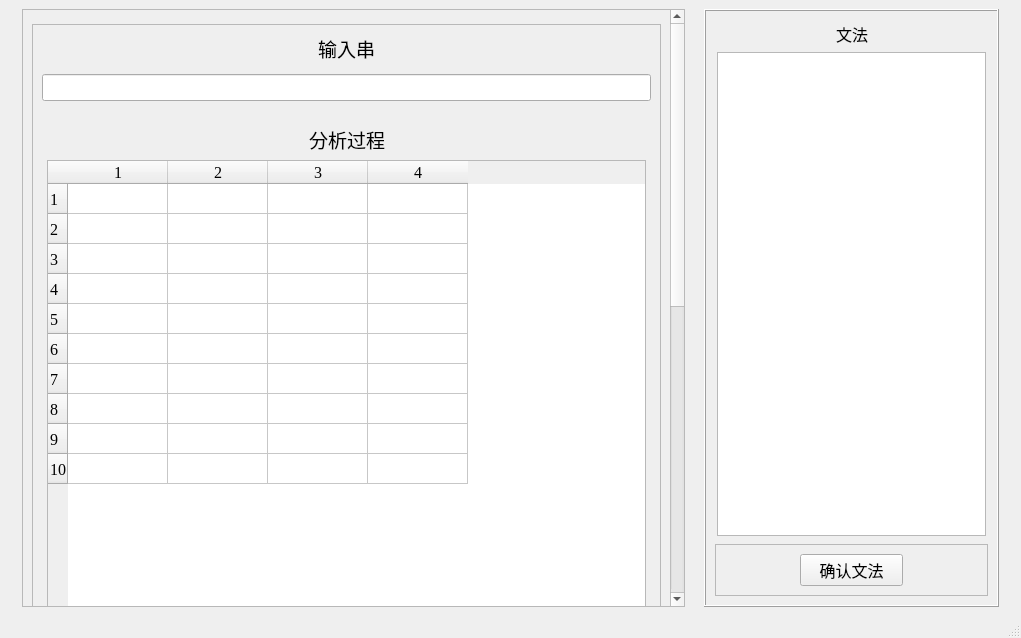
<?xml version="1.0" encoding="UTF-8"?>
<ui version="4.0">
 <class>MainWindow</class>
 <widget class="QMainWindow" name="MainWindow">
  <property name="windowModality">
   <enum>Qt::NonModal</enum>
  </property>
  <property name="geometry">
   <rect>
    <x>0</x>
    <y>0</y>
    <width>1021</width>
    <height>638</height>
   </rect>
  </property>
  <property name="windowTitle">
   <string>MainWindow</string>
  </property>
  <widget class="QWidget" name="centralwidget">
   <layout class="QHBoxLayout" name="horizontalLayout_4">
    <item>
     <spacer name="horizontalSpacer_7">
      <property name="orientation">
       <enum>Qt::Horizontal</enum>
      </property>
      <property name="sizeType">
       <enum>QSizePolicy::Fixed</enum>
      </property>
      <property name="sizeHint" stdset="0">
       <size>
        <width>13</width>
        <height>13</height>
       </size>
      </property>
     </spacer>
    </item>
    <item>
     <widget class="QScrollArea" name="scrollArea">
      <property name="enabled">
       <bool>true</bool>
      </property>
      <property name="sizePolicy">
       <sizepolicy hsizetype="Preferred" vsizetype="Preferred">
        <horstretch>180</horstretch>
        <verstretch>0</verstretch>
       </sizepolicy>
      </property>
      <property name="sizeIncrement">
       <size>
        <width>0</width>
        <height>0</height>
       </size>
      </property>
      <property name="baseSize">
       <size>
        <width>0</width>
        <height>0</height>
       </size>
      </property>
      <property name="contextMenuPolicy">
       <enum>Qt::NoContextMenu</enum>
      </property>
      <property name="verticalScrollBarPolicy">
       <enum>Qt::ScrollBarAlwaysOn</enum>
      </property>
      <property name="horizontalScrollBarPolicy">
       <enum>Qt::ScrollBarAsNeeded</enum>
      </property>
      <property name="sizeAdjustPolicy">
       <enum>QAbstractScrollArea::AdjustToContentsOnFirstShow</enum>
      </property>
      <property name="widgetResizable">
       <bool>true</bool>
      </property>
      <widget class="QWidget" name="scrollAreaWidgetContents">
       <property name="enabled">
        <bool>true</bool>
       </property>
       <property name="geometry">
        <rect>
         <x>0</x>
         <y>-604</y>
         <width>632</width>
         <height>1200</height>
        </rect>
       </property>
       <property name="sizePolicy">
        <sizepolicy hsizetype="Preferred" vsizetype="Preferred">
         <horstretch>10</horstretch>
         <verstretch>10</verstretch>
        </sizepolicy>
       </property>
       <property name="minimumSize">
        <size>
         <width>400</width>
         <height>1200</height>
        </size>
       </property>
       <property name="mouseTracking">
        <bool>false</bool>
       </property>
       <layout class="QVBoxLayout" name="verticalLayout_6">
        <item>
         <spacer name="verticalSpacer">
          <property name="orientation">
           <enum>Qt::Vertical</enum>
          </property>
          <property name="sizeType">
           <enum>QSizePolicy::Fixed</enum>
          </property>
          <property name="sizeHint" stdset="0">
           <size>
            <width>20</width>
            <height>5</height>
           </size>
          </property>
         </spacer>
        </item>
        <item>
         <widget class="QFrame" name="frame_3">
          <property name="sizePolicy">
           <sizepolicy hsizetype="Preferred" vsizetype="Preferred">
            <horstretch>0</horstretch>
            <verstretch>200</verstretch>
           </sizepolicy>
          </property>
          <property name="frameShape">
           <enum>QFrame::StyledPanel</enum>
          </property>
          <property name="frameShadow">
           <enum>QFrame::Raised</enum>
          </property>
          <layout class="QVBoxLayout" name="verticalLayout_5">
           <item>
            <layout class="QHBoxLayout" name="horizontalLayout_5">
             <item>
              <spacer name="horizontalSpacer_12">
               <property name="orientation">
                <enum>Qt::Horizontal</enum>
               </property>
               <property name="sizeHint" stdset="0">
                <size>
                 <width>40</width>
                 <height>20</height>
                </size>
               </property>
              </spacer>
             </item>
             <item>
              <widget class="QLabel" name="label_5">
               <property name="sizePolicy">
                <sizepolicy hsizetype="Preferred" vsizetype="Preferred">
                 <horstretch>0</horstretch>
                 <verstretch>0</verstretch>
                </sizepolicy>
               </property>
               <property name="font">
                <font>
                 <family>隶书</family>
                 <pointsize>14</pointsize>
                </font>
               </property>
               <property name="text">
                <string>输入串</string>
               </property>
              </widget>
             </item>
             <item>
              <spacer name="horizontalSpacer_13">
               <property name="orientation">
                <enum>Qt::Horizontal</enum>
               </property>
               <property name="sizeHint" stdset="0">
                <size>
                 <width>40</width>
                 <height>20</height>
                </size>
               </property>
              </spacer>
             </item>
            </layout>
           </item>
           <item>
            <spacer name="verticalSpacer_5">
             <property name="orientation">
              <enum>Qt::Vertical</enum>
             </property>
             <property name="sizeType">
              <enum>QSizePolicy::Fixed</enum>
             </property>
             <property name="sizeHint" stdset="0">
              <size>
               <width>5</width>
               <height>5</height>
              </size>
             </property>
            </spacer>
           </item>
           <item>
            <widget class="QLineEdit" name="lineEdit">
             <property name="sizePolicy">
              <sizepolicy hsizetype="Preferred" vsizetype="Fixed">
               <horstretch>0</horstretch>
               <verstretch>50</verstretch>
              </sizepolicy>
             </property>
             <property name="font">
              <font>
               <family>Microsoft YaHei UI</family>
               <pointsize>12</pointsize>
              </font>
             </property>
             <property name="text">
              <string/>
             </property>
            </widget>
           </item>
           <item>
            <spacer name="verticalSpacer_3">
             <property name="orientation">
              <enum>Qt::Vertical</enum>
             </property>
             <property name="sizeType">
              <enum>QSizePolicy::Fixed</enum>
             </property>
             <property name="sizeHint" stdset="0">
              <size>
               <width>20</width>
               <height>13</height>
              </size>
             </property>
            </spacer>
           </item>
           <item>
            <layout class="QGridLayout" name="gridLayout">
             <property name="leftMargin">
              <number>5</number>
             </property>
             <property name="topMargin">
              <number>5</number>
             </property>
             <property name="rightMargin">
              <number>5</number>
             </property>
             <property name="bottomMargin">
              <number>5</number>
             </property>
             <item row="0" column="0">
              <spacer name="horizontalSpacer">
               <property name="orientation">
                <enum>Qt::Horizontal</enum>
               </property>
               <property name="sizeHint" stdset="0">
                <size>
                 <width>40</width>
                 <height>20</height>
                </size>
               </property>
              </spacer>
             </item>
             <item row="0" column="1">
              <widget class="QLabel" name="label">
               <property name="font">
                <font>
                 <family>隶书</family>
                 <pointsize>14</pointsize>
                </font>
               </property>
               <property name="text">
                <string>分析过程</string>
               </property>
              </widget>
             </item>
             <item row="0" column="2">
              <spacer name="horizontalSpacer_2">
               <property name="orientation">
                <enum>Qt::Horizontal</enum>
               </property>
               <property name="sizeHint" stdset="0">
                <size>
                 <width>40</width>
                 <height>20</height>
                </size>
               </property>
              </spacer>
             </item>
             <item row="1" column="0" colspan="3">
              <widget class="QTableWidget" name="tableWidget2">
               <property name="sizePolicy">
                <sizepolicy hsizetype="Preferred" vsizetype="Preferred">
                 <horstretch>0</horstretch>
                 <verstretch>76</verstretch>
                </sizepolicy>
               </property>
               <property name="font">
                <font>
                 <family>Times New Roman</family>
                 <pointsize>12</pointsize>
                </font>
               </property>
               <property name="rowCount">
                <number>10</number>
               </property>
               <property name="columnCount">
                <number>4</number>
               </property>
               <row/>
               <row/>
               <row/>
               <row/>
               <row/>
               <row/>
               <row/>
               <row/>
               <row/>
               <row/>
               <column/>
               <column/>
               <column/>
               <column/>
              </widget>
             </item>
            </layout>
           </item>
          </layout>
         </widget>
        </item>
        <item>
         <spacer name="verticalSpacer_2">
          <property name="orientation">
           <enum>Qt::Vertical</enum>
          </property>
          <property name="sizeType">
           <enum>QSizePolicy::Fixed</enum>
          </property>
          <property name="sizeHint" stdset="0">
           <size>
            <width>20</width>
            <height>13</height>
           </size>
          </property>
         </spacer>
        </item>
        <item>
         <widget class="QFrame" name="frame_2">
          <property name="sizePolicy">
           <sizepolicy hsizetype="Preferred" vsizetype="Preferred">
            <horstretch>0</horstretch>
            <verstretch>100</verstretch>
           </sizepolicy>
          </property>
          <property name="frameShape">
           <enum>QFrame::StyledPanel</enum>
          </property>
          <property name="frameShadow">
           <enum>QFrame::Raised</enum>
          </property>
          <layout class="QVBoxLayout" name="verticalLayout">
           <item>
            <layout class="QHBoxLayout" name="horizontalLayout_3">
             <property name="leftMargin">
              <number>5</number>
             </property>
             <property name="topMargin">
              <number>5</number>
             </property>
             <property name="rightMargin">
              <number>5</number>
             </property>
             <property name="bottomMargin">
              <number>5</number>
             </property>
             <item>
              <spacer name="horizontalSpacer_3">
               <property name="orientation">
                <enum>Qt::Horizontal</enum>
               </property>
               <property name="sizeHint" stdset="0">
                <size>
                 <width>40</width>
                 <height>20</height>
                </size>
               </property>
              </spacer>
             </item>
             <item>
              <widget class="QLabel" name="label_2">
               <property name="font">
                <font>
                 <family>隶书</family>
                 <pointsize>14</pointsize>
                </font>
               </property>
               <property name="text">
                <string>LR1分析表</string>
               </property>
              </widget>
             </item>
             <item>
              <spacer name="horizontalSpacer_4">
               <property name="orientation">
                <enum>Qt::Horizontal</enum>
               </property>
               <property name="sizeHint" stdset="0">
                <size>
                 <width>40</width>
                 <height>20</height>
                </size>
               </property>
              </spacer>
             </item>
            </layout>
           </item>
           <item>
            <widget class="QTableWidget" name="tableWidget">
             <property name="sizePolicy">
              <sizepolicy hsizetype="MinimumExpanding" vsizetype="Expanding">
               <horstretch>0</horstretch>
               <verstretch>0</verstretch>
              </sizepolicy>
             </property>
             <property name="font">
              <font>
               <family>Times New Roman</family>
               <pointsize>12</pointsize>
              </font>
             </property>
             <property name="rowCount">
              <number>10</number>
             </property>
             <property name="columnCount">
              <number>4</number>
             </property>
             <row/>
             <row/>
             <row/>
             <row/>
             <row/>
             <row/>
             <row/>
             <row/>
             <row/>
             <row/>
             <column/>
             <column/>
             <column/>
             <column/>
            </widget>
           </item>
          </layout>
         </widget>
        </item>
        <item>
         <spacer name="verticalSpacer_4">
          <property name="orientation">
           <enum>Qt::Vertical</enum>
          </property>
          <property name="sizeType">
           <enum>QSizePolicy::Fixed</enum>
          </property>
          <property name="sizeHint" stdset="0">
           <size>
            <width>20</width>
            <height>13</height>
           </size>
          </property>
         </spacer>
        </item>
       </layout>
      </widget>
     </widget>
    </item>
    <item>
     <spacer name="horizontalSpacer_10">
      <property name="orientation">
       <enum>Qt::Horizontal</enum>
      </property>
      <property name="sizeType">
       <enum>QSizePolicy::Fixed</enum>
      </property>
      <property name="sizeHint" stdset="0">
       <size>
        <width>13</width>
        <height>20</height>
       </size>
      </property>
     </spacer>
    </item>
    <item>
     <widget class="QFrame" name="frame">
      <property name="sizePolicy">
       <sizepolicy hsizetype="Preferred" vsizetype="Preferred">
        <horstretch>80</horstretch>
        <verstretch>0</verstretch>
       </sizepolicy>
      </property>
      <property name="frameShape">
       <enum>QFrame::Box</enum>
      </property>
      <property name="frameShadow">
       <enum>QFrame::Raised</enum>
      </property>
      <layout class="QVBoxLayout" name="verticalLayout_4">
       <item>
        <layout class="QVBoxLayout" name="verticalLayout_2">
         <property name="leftMargin">
          <number>2</number>
         </property>
         <property name="topMargin">
          <number>2</number>
         </property>
         <property name="rightMargin">
          <number>2</number>
         </property>
         <property name="bottomMargin">
          <number>2</number>
         </property>
         <item>
          <layout class="QHBoxLayout" name="horizontalLayout_2">
           <item>
            <spacer name="horizontalSpacer_5">
             <property name="orientation">
              <enum>Qt::Horizontal</enum>
             </property>
             <property name="sizeHint" stdset="0">
              <size>
               <width>40</width>
               <height>20</height>
              </size>
             </property>
            </spacer>
           </item>
           <item>
            <widget class="QLabel" name="label_3">
             <property name="sizePolicy">
              <sizepolicy hsizetype="Preferred" vsizetype="Preferred">
               <horstretch>0</horstretch>
               <verstretch>0</verstretch>
              </sizepolicy>
             </property>
             <property name="font">
              <font>
               <family>等线</family>
               <pointsize>12</pointsize>
              </font>
             </property>
             <property name="text">
              <string>文法</string>
             </property>
            </widget>
           </item>
           <item>
            <spacer name="horizontalSpacer_6">
             <property name="orientation">
              <enum>Qt::Horizontal</enum>
             </property>
             <property name="sizeHint" stdset="0">
              <size>
               <width>40</width>
               <height>20</height>
              </size>
             </property>
            </spacer>
           </item>
          </layout>
         </item>
         <item>
          <widget class="QPlainTextEdit" name="plainTextEdit">
           <property name="sizePolicy">
            <sizepolicy hsizetype="Preferred" vsizetype="Preferred">
             <horstretch>0</horstretch>
             <verstretch>30</verstretch>
            </sizepolicy>
           </property>
           <property name="font">
            <font>
             <family>Roboto Mono</family>
             <pointsize>12</pointsize>
            </font>
           </property>
          </widget>
         </item>
        </layout>
       </item>
       <item>
        <widget class="QFrame" name="frame_4">
         <property name="sizePolicy">
          <sizepolicy hsizetype="Preferred" vsizetype="Maximum">
           <horstretch>0</horstretch>
           <verstretch>30</verstretch>
          </sizepolicy>
         </property>
         <property name="frameShape">
          <enum>QFrame::StyledPanel</enum>
         </property>
         <property name="frameShadow">
          <enum>QFrame::Raised</enum>
         </property>
         <layout class="QHBoxLayout" name="horizontalLayout_6">
          <item>
           <spacer name="horizontalSpacer_14">
            <property name="orientation">
             <enum>Qt::Horizontal</enum>
            </property>
            <property name="sizeType">
             <enum>QSizePolicy::Preferred</enum>
            </property>
            <property name="sizeHint" stdset="0">
             <size>
              <width>75</width>
              <height>20</height>
             </size>
            </property>
           </spacer>
          </item>
          <item>
           <widget class="QPushButton" name="pushButton">
            <property name="sizePolicy">
             <sizepolicy hsizetype="Preferred" vsizetype="Preferred">
              <horstretch>30</horstretch>
              <verstretch>40</verstretch>
             </sizepolicy>
            </property>
            <property name="font">
             <font>
              <family>楷体</family>
              <pointsize>12</pointsize>
             </font>
            </property>
            <property name="text">
             <string>确认文法</string>
            </property>
           </widget>
          </item>
          <item>
           <spacer name="horizontalSpacer_15">
            <property name="orientation">
             <enum>Qt::Horizontal</enum>
            </property>
            <property name="sizeType">
             <enum>QSizePolicy::Preferred</enum>
            </property>
            <property name="sizeHint" stdset="0">
             <size>
              <width>75</width>
              <height>20</height>
             </size>
            </property>
           </spacer>
          </item>
         </layout>
        </widget>
       </item>
      </layout>
     </widget>
    </item>
    <item>
     <spacer name="horizontalSpacer_11">
      <property name="orientation">
       <enum>Qt::Horizontal</enum>
      </property>
      <property name="sizeType">
       <enum>QSizePolicy::Fixed</enum>
      </property>
      <property name="sizeHint" stdset="0">
       <size>
        <width>13</width>
        <height>20</height>
       </size>
      </property>
     </spacer>
    </item>
   </layout>
  </widget>
  <widget class="QStatusBar" name="statusbar"/>
 </widget>
 <resources/>
 <connections/>
</ui>
